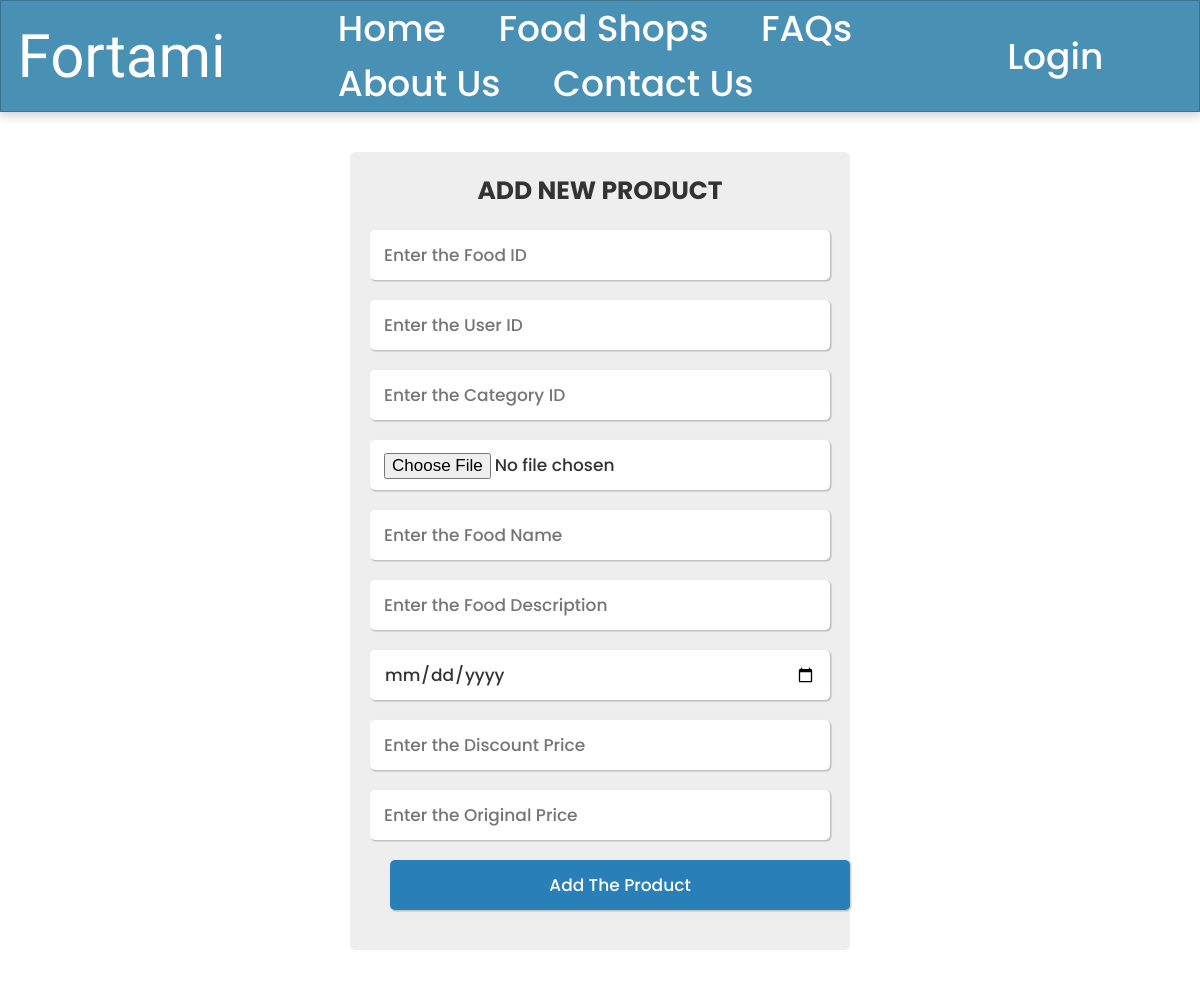
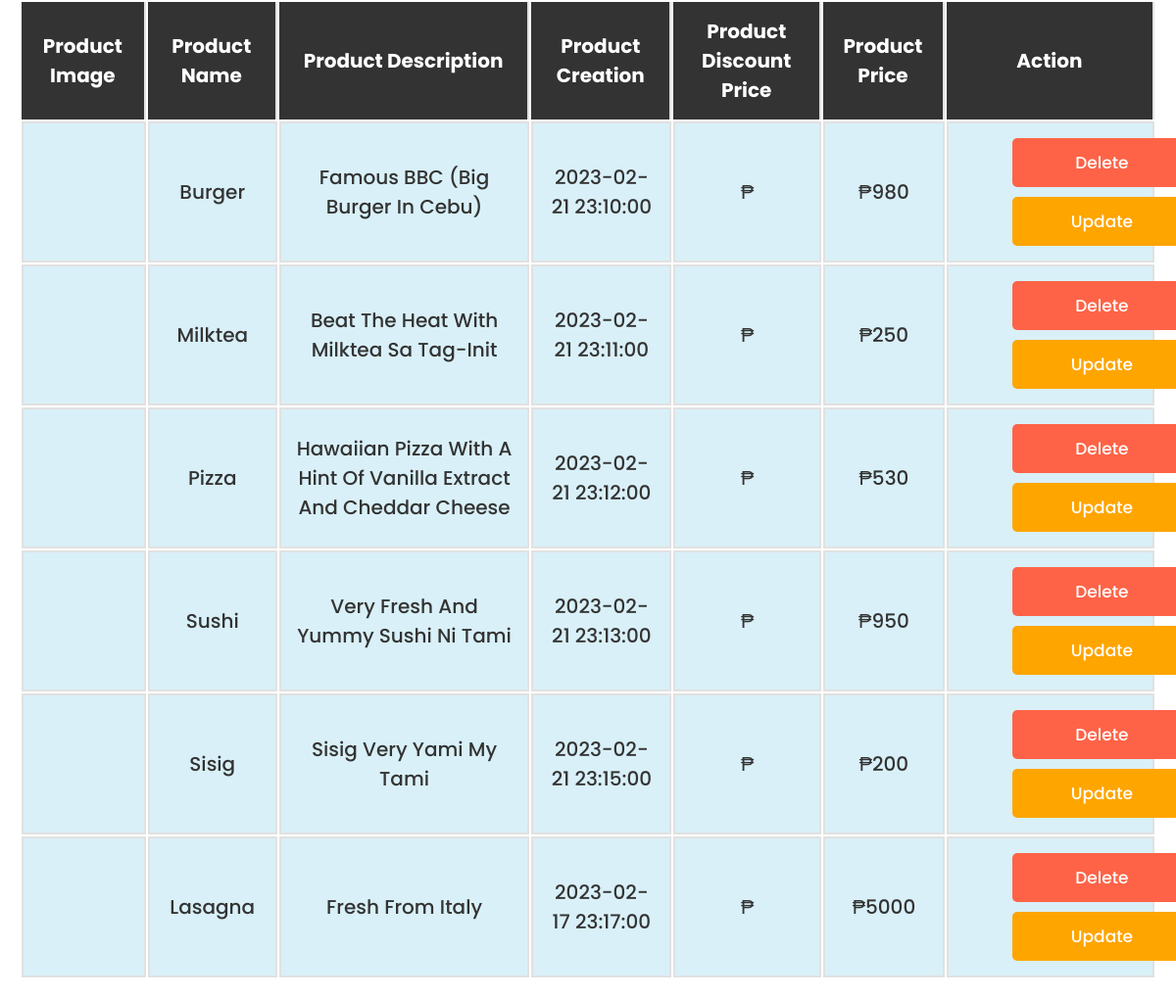
The page /sellerdash.php on the database its author committed (2 pictures, top to bottom).
### tables this page shows
CREATE TABLE `food_product` (
  `food_id` int(20) NOT NULL,
  `user_id` int(20) NOT NULL,
  `category_id` int(20) NOT NULL,
  `food_pic` longblob NOT NULL,
  `food_name` varchar(50) NOT NULL,
  `food_description` varchar(100) NOT NULL,
  `food_creation` datetime NOT NULL,
  `food_discountedPrice` varchar(50) NOT NULL,
  `food_origPrice` varchar(50) NOT NULL
);

### sellerdash.php (the view, shortened to what this page needs)
<!DOCTYPE html>
<html lang="en">
<head>
    <link rel="stylesheet" href="./Styles/dashboard.css">
    <link rel="stylesheet" href="./Styles/product.css">
</head>
<body>
<?php include 'header.php'; ?>
<div class="container">
<section>
<form action="" method="post" class="add-product-form" enctype="multipart/form-data">
   <h3>Add New Product</h3>
    <input type="number" name="food_id" placeholder="Enter the Food ID" class="box" required>
    <input type="tenumberxt" name="user_id" placeholder="Enter the User ID" class="box" required>
    <input type="number" name="category_id" placeholder="Enter the Category ID" class="box" required>
    <input type="file" name="p_image" accept="image/png, image/jpg, image/jpeg" class="box" required>
    <input type="text" name="food_name" placeholder="Enter the Food Name" class="box" required>
    <input type="text" name="food_description" placeholder="Enter the Food Description" class="box" required>
    <input type="date" name="food_creation" placeholder="Enter the Food Creation" class="box" required>
    <input type="number" name="food_discountPrice" placeholder="Enter the Discount Price" class="box" required>
    <input type="number" name="food_origPrice" placeholder="Enter the Original Price" class="box" required>
    <input type="submit" value="add the product" name="add_product" class="btn">
</form>
</section>
<section class="display-product-table">
   <table>
      <thead>
         <th>product image</th>
         <th>product name</th>
         <th>product description</th>
         <th>product creation</th>
         <th>product discount price</th>
         <th>product price</th>
         <th>action</th>
      </thead>
      <tbody>
         <?php
            $select_products = mysqli_query($con, "SELECT * FROM `food_product`");
            if(mysqli_num_rows($select_products) > 0){
               while($row = mysqli_fetch_assoc($select_products)){
         ?>
         <tr>
            <td><img src="uploaded_img/<?php echo $row['image']; ?>" height="100" alt=""></td>
            <td><?php echo $row['food_name']; ?></td>
            <td><?php echo $row['food_description']; ?></td>
            <td><?php echo $row['food_creation']; ?></td>
            <td>₱<?php echo $row['food_discountPrice']; ?></td>
            <td>₱<?php echo $row['food_origPrice']; ?></td>
            <td>
               <a href="sellerdash.php?delete=<?php echo $row['food_id']; ?>" class="delete-btn" onclick="return confirm('are your sure you want to delete this?');"> <i class="fas fa-trash"></i> delete </a>
               <a href="sellerdash.php?edit=<?php echo $row['food_id']; ?>" class="option-btn"> <i class="fas fa-edit"></i> update </a>
            </td>
         </tr>
         <?php
            };
            }else{
               echo "<div class='empty'>no product added</div>";
            };
         ?>
      </tbody>
   </table>
</section>
</div>
</body>
</html>

### header.php (shortened to what this page needs)
<!DOCTYPE html>
<html lang="en">
<head>
    <link rel="stylesheet" href="./Styles/header.css">
</head>
<body>
    <div class="mainhead">
        <div class="logo">
        <a href="buyerdash.php" <h1 id="logotext">Fortami</a></h1>
        </div>
        <div class="option">
           <nav>
                <a href="index.php">Home</a>
                <a href="sellerdash.php">Food Shops</a>
                <a href="#">FAQs</a>
                <a href="#">About us</a>
                <a href="#">Contact Us</a>
           </nav>
        </div>
        <div class="login">
                    <?php
                        if(isset($_SESSION['user'])){
                            ?>
                                <form action="" method="post"><input class='logout' type='submit' name='logout' value='Logout'></form>
                            <?php
                            if(isset($_POST['logout'])){
                                $backend = new Backend;
                                $backend->logout();
                            }
                        }
                        else {
                            echo '<a href="login.php">Login</a>';
                        }
                    ?>
                </div>
    </div>
</body>
</html>

### Styles/dashboard.css (style rules this page uses)
* { margin: 0; padding: 0; }
input { width: 200px; height: 50px; margin:20px; border-radius: 50px; box-shadow: 1px 1px 1px 0.5px rgb(0,0,0,0.2); border: none; background-color: #4990b5; color: white; font-family: 'Poppins'; font-size: 2.5vmin; }
th { background-color: #4990b5; color:white; }
th, td { padding:10px; border-right: 2px solid rgb(225, 225, 225); }
td { background-color: rgb(217, 240, 248); border:2px solid rgb(225, 225, 225); ; }
table { width: 100%; }

### Styles/product.css (style rules this page uses)
:root { --blue:#2980b9; --red:tomato; --orange:orange; --black:#333; --white:#fff; --bg-color:#eee; --dark-bg:rgba(0,0,0,.7); --box-shadow:0 .5rem 1rem rgba(0,0,0,.1); --border:.1rem solid #999; }
* { font-family: 'Poppins', sans-serif; margin:0; padding:0; box-sizing: border-box; outline: none; border:none; text-decoration: none; text-transform: capitalize; }
html { font-size: 62.5%; overflow-x: hidden; }
.container { max-width: 1200px; margin:0 auto; }
section { padding:2rem; }
.btn, .option-btn, .delete-btn { display: block; width: 100%; text-align: center; background-color: var(--blue); color:var(--white); font-size: 1.7rem; padding:1.2rem 3rem; border-radius: .5rem; cursor: pointer; margin-top: 1rem; }
.option-btn i, .delete-btn i { padding-right: .5rem; }
.option-btn { background-color: var(--orange); }
.delete-btn { margin-top: 0; background-color: var(--red); }
.add-product-form { max-width: 50rem; background-color: var(--bg-color); border-radius: .5rem; padding:2rem; margin:0 auto; margin-top: 2rem; }
.add-product-form h3 { font-size: 2.5rem; margin-bottom: 1rem; color:var(--black); text-transform: uppercase; text-align: center; }
.add-product-form .box { text-transform: none; padding:1.2rem 1.4rem; font-size: 1.7rem; color:var(--black); border-radius: .5rem; background-color: var(--white); margin:1rem 0; width: 100%; }
.display-product-table table { width: 100%; text-align: center; }
.display-product-table table thead th { padding:1.5rem; font-size: 2rem; background-color: var(--black); color:var(--white); }
.display-product-table table td { padding:1.5rem; font-size: 2rem; color:var(--black); }
.display-product-table table td:first-child { padding:0; }
.display-product-table table tr:nth-child(even) { background-color: var(--bg-color); }

### Styles/header.css (style rules this page uses)
* { margin:0; box-sizing: border-box; }
.mainhead { background-color:#4990b5; width: 100vw; display: grid; grid-template-columns: repeat(12,1fr); grid-template-rows: minmax(80px,auto); box-shadow: 0px 1px 10px 2px rgba(0,0,0,0.2); border: 0.5px solid rgba(0,0,0,0.2); align-items: center; justify-items: center; }
.logo { grid-column: 1/3; justify-self: center; }
.logo #logotext { font-size: 5vmin; }
#logotext { font-family: 'Montserrat Alternates', sans-serif; color:white; }
.option { width: 100%; grid-column: 4/11; }
.login { grid-column: 11/12; }
a { font-family: 'Poppins'; font-size: 3vmin; color: white; text-decoration: none; display:inline; margin-left: 50px; }

### rows shown on the page
food_product: food_name "Burger", food_description "Famous BBC (Big Burger In Cebu)", food_creation "2023-02-21 23:10:00", food_origPrice "980"
food_product: food_name "Milktea", food_description "Beat The Heat With Milktea Sa Tag-Init", food_creation "2023-02-21 23:11:00", food_origPrice "250"
food_product: food_name "Pizza", food_description "Hawaiian Pizza With A Hint Of Vanilla Extract And Cheddar Cheese", food_creation "2023-02-21 23:12:00", food_origPrice "530"
food_product: food_name "Sushi", food_description "Very Fresh And Yummy Sushi Ni Tami", food_creation "2023-02-21 23:13:00", food_origPrice "950"
food_product: food_name "Sisig", food_description "Sisig Very Yami My Tami", food_creation "2023-02-21 23:15:00", food_origPrice "200"
food_product: food_name "Lasagna", food_description "Fresh From Italy", food_creation "2023-02-17 23:17:00", food_origPrice "5000"
